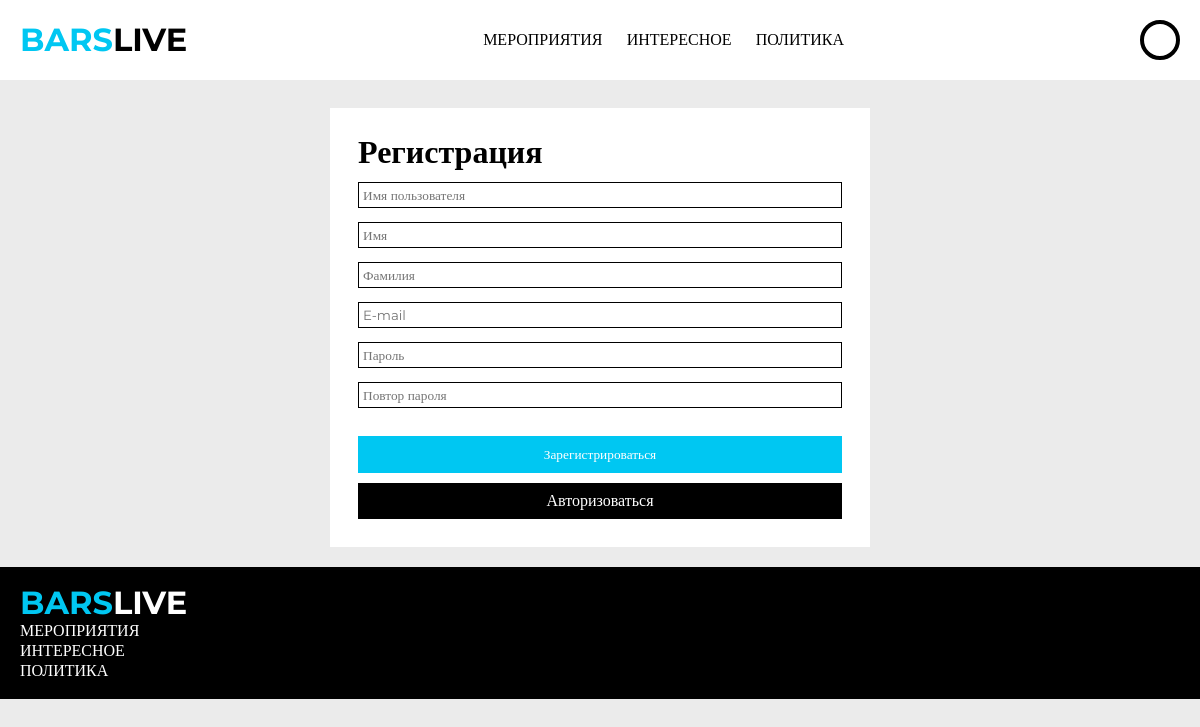
Screenshot of /register with the database file from the repository.
### glav/models.py (models this page shows, shortened)
class Category(models.Model):
    name = models.CharField(max_length = 255)
    slug = models.SlugField(unique = True, db_index = True)
    def get_ablsolute_url(self):
        return reverse('show_cat', kwargs = {'cat_slug': self.slug})

### glav/views.py (the view, shortened to what this page needs)
# urls.py: path('register', RegisterUser.as_view(), name = 'register'),
class RegisterUser(DataMixin, CreateView):
    form_class = RegisterUserForm
    template_name = 'glav/register.html'
    success_url = reverse_lazy('login')
    def get_context_data(self, **kwargs):
        context = super().get_context_data(**kwargs)
        c_cont = self.get_user_context(
            title = 'Регистрация пользователя'
        )
        context.update(c_cont)
        return context

### glav/forms.py
class RegisterUserForm(UserCreationForm):
    username = forms.CharField(max_length = 256, widget=forms.TextInput(attrs = {'class': 'form__input', 'placeholder': 'Имя пользователя'}), label = 'Имя пользователя')
    first_name = forms.CharField(max_length = 256, widget=forms.TextInput(attrs = {'class': 'form__input', 'placeholder': 'Имя'}), label = 'Имя')
    last_name = forms.CharField(max_length = 256, widget=forms.TextInput(attrs = {'class': 'form__input', 'placeholder': 'Фамилия'}), label = 'Фамилия')
    email = forms.EmailField(max_length= 256, label = 'E-mail', widget=forms.EmailInput(attrs={'class': 'form__input', 'placeholder': 'E-mail'}))
    password1 = forms.CharField(max_length = 256, widget=forms.PasswordInput(attrs = {'class': 'form__input', 'placeholder': 'Пароль'}), label = 'Пароль')
    password2 = forms.CharField(max_length = 256, widget=forms.PasswordInput(attrs = {'class': 'form__input', 'placeholder': 'Повтор пароля'}), label = 'Повтор пароля')
    class Meta:
        model = User
        fields = ['username', 'first_name', 'last_name', 'email', 'password1', 'password2']

### glav/templatetags/glav_tags.py (called while the page is built)
@register.inclusion_tag('glav/z_header.html')
def header(links, cat_selected, user):
    return {'links': links, 'cat_selected': cat_selected, 'user': user}

@register.inclusion_tag('glav/z_footer.html')
def footer(links):
    return {'links': links}

### glav/utils.py (called while the page is built)
    def get_user_context(self, **kwargs):
        context = kwargs
        context.update({
            'links': links,
            'cat_selected': context['cat_selected'] if 'cat_selected' in context else 0,
            'user': self.request.user
        })
        return context

### glav/templates/glav/register.html (shortened to what this page needs)
{% extends 'glav/base.html' %}
{% load static %}
{% load glav_tags %}
{% block style_link %}<link rel="stylesheet" href="{% static 'glav/css/register-auth.css' %}">{% endblock %}
{% block content %}
<div class="form">
    <div class="form__wrapper">
        <h2 class="form__title">Регистрация</h2>
        <form method="POST" class="form">
            {% for f in form %}
                <div class="form__forma">
                    <p>{{ f }}</p>
                </div>
            {% endfor %}
            <button class="form__btn" type="submit">Зарегистрироваться</button>
            <a href="{% url 'login' %}" class="form__option">Авторизоваться</a>
        </form>
    </div>
</div>
{% endblock %}

### glav/templates/glav/z_header.html (shortened to what this page needs)
<header class="header">
    <div class="container">
        <div class="header__wrapper">
            <a href="{% url 'home' %}" class="header__logo logo">BARS<span>LIVE</span></a>
            <nav class="header__nav nav">
                {% for link in links %}
                <a href="{{ link.get_ablsolute_url }}" class="nav__link text-hover {% if cat_selected == link.pk %}_selected{% endif %}">{{ link.name }}</a>
                {% endfor %}
            </nav>
            <a href="{% if user.is_authenticated %}{% url 'profile' %}{% else %}{% url 'login' %}{% endif %}" class="header__log">
                <div class="header__look {% if user.is_authenticated %}logged{% endif %}"></div>
            </a>
        </div>
    </div>
</header>

### glav/templates/glav/z_footer.html
<footer class="footer">
    <div class="container">
        <div class="footer__body">
            <a href="{% url 'home' %}" class="header__logo logo-onblack">BARS<span>LIVE</span></a>
            {% for link in links %}
                <a href="{{ link.get_ablsolute_url }}" class="footer__link text-hover">{{ link.name }}</a>
            {% endfor %}
        </div>
    </div>
</footer>

### glav/static/glav/css/register-auth.css (style rules this page uses)
.form__wrapper { max-width: 33.75rem; margin: 1.75rem auto 0 auto; padding: 1.75rem; background: #fff; }
.form__title { font-weight: 600; font-size: 2rem; }
.form__forma { margin: 0.625rem 0 0 0; }
.form__input { width: 100%; border: 1px solid black; padding: 0.25rem; margin: 0.25rem 0 0 0; }
.form__btn { width: 100%; text-align: center; padding: 0.625rem; background-color: #00C7F2; color: #fff; margin: 1.75rem 0 0 0; }
.form__option { margin: 0.625rem 0 0 0; display: block; width: 100%; background-color: #000; color: white; text-align: center; padding: 0.625rem; }

### glav/static/glav/css/z_null.css (style rules this page uses)
* { padding: 0; margin: 0; border: 0; }
*, *:before, *:after { -webkit-box-sizing: border-box; box-sizing: border-box; }
nav, footer, header, aside { display: block; }
html, body { height: 100%; width: 100%; font-size: 100%; line-height: 1; font-size: 16px; -ms-text-size-adjust: 100%; -moz-text-size-adjust: 100%; -webkit-text-size-adjust: 100%; font-family: "Montserrat"; background-color: #EBEBEB; }
input, button, textarea { font-family: inherit; }
button { cursor: pointer; }
a, a:visited { text-decoration: none; }
h1, h2, h3, h4, h5, h6 { font-size: inherit; font-weight: 400; }
.container { max-width: 1210px; padding: 0 20px; margin: 0 auto; }
.logo { color: #00C7F2; font-size: 2rem; font-weight: bold; -webkit-user-select: none; -moz-user-select: none; -ms-user-select: none; user-select: none; }
.logo span { color: black; }
.logo-onblack { color: #00C7F2; font-size: 2rem; font-weight: bold; -webkit-user-select: none; -moz-user-select: none; -ms-user-select: none; user-select: none; }
.logo-onblack span { color: white; }
.text-hover { -webkit-transition: 0.3s ease-out; transition: 0.3s ease-out; }

### glav/static/glav/css/z_header.css (style rules this page uses)
.header { width: 100%; padding: 1.25rem 0; background: #fff; }
.header__wrapper { display: -webkit-box; display: -ms-flexbox; display: flex; -webkit-box-align: center; -ms-flex-align: center; align-items: center; -webkit-box-pack: justify; -ms-flex-pack: justify; justify-content: space-between; }
.header__look { width: 2.5rem; height: 2.5rem; border: 0.25rem solid #000; border-radius: 50%; }
.nav__link { font-size: 1rem; color: black; margin: 0 0 0 1.25rem; font-weight: 500; text-transform: uppercase; }
.nav__link:first-child { margin: 0; }

### glav/static/glav/css/z_footer.css (style rules this page uses)
.footer { background-color: #000; padding: 1.25rem 0; margin: 1.25rem 0 0 0; }
.footer__body { display: -webkit-box; display: -ms-flexbox; display: flex; -webkit-box-orient: vertical; -webkit-box-direction: normal; -ms-flex-direction: column; flex-direction: column; }
.footer__link { -ms-flex-item-align: self-start; -ms-grid-row-align: self-start; align-self: self-start; font-size: 1rem; color: #fff; font-weight: 500; text-transform: uppercase; margin: 0.25rem 0 0 0; }

### rows the page displays
Category: name "МЕРОПРИЯТИЯ"
Category: name "ИНТЕРЕСНОЕ"
Category: name "ПОЛИТИКА"
